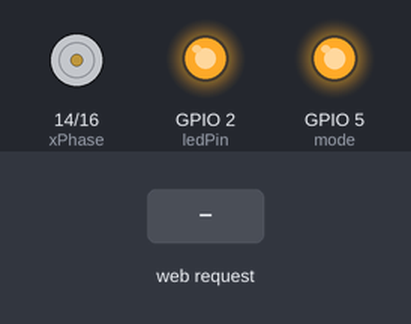
The sketch below on a simulated ESP8266 (NodeMCU). Parts: direction and speed pins drawn as motors (green arrow = direction pin HIGH = forward, orange = LOW = backward, longer = more drive), output pins drawn as LEDs (lit = HIGH). The inputs (shaded band) are chosen by the test bench. WiFi joins after 1.5 s; servers stay silent unless stated.

Above: at 3.8 s.
3.9 s: HTTP request GET /Drive received
At 4.5 s:
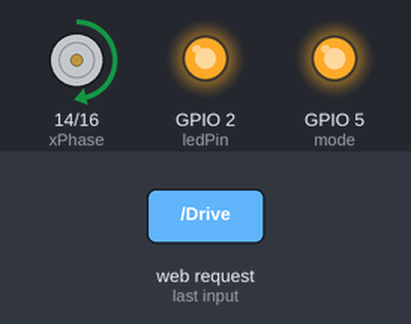
5.4 s: HTTP request GET /Reverse received
At 6.6 s:
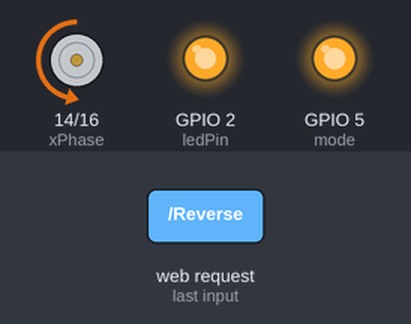
6.9 s: HTTP request GET /Faster received
At 7.9 s:
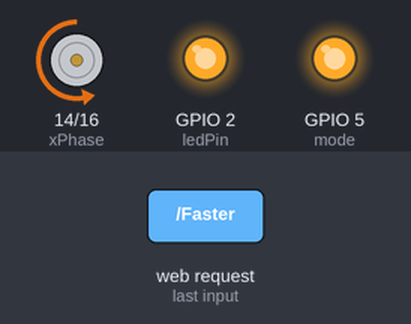
8.4 s: HTTP request GET /Slower received
At 9.1 s:
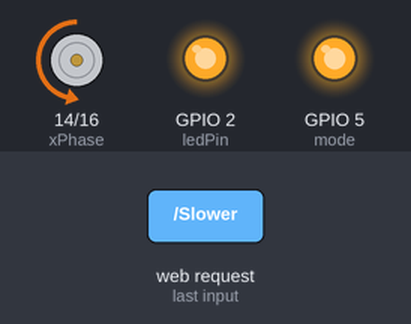
Timing chart, 0 to 10.9 s (numbered marks = the images above; inputs shaded):
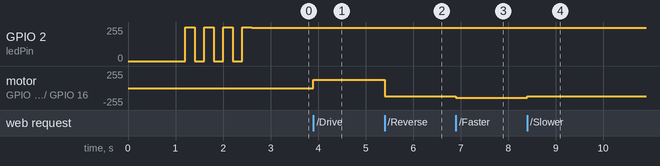

Measured:
- after the input at 3.9 s, motor on GPIO 14 (xPhase) / GPIO 16 (PWM): stopped → forward 124/255 at once
- after the input at 5.4 s, motor on GPIO 14 (xPhase) / GPIO 16 (PWM): forward 124/255 → backward 124/255 at once
- after the input at 6.9 s, motor on GPIO 14 (xPhase) / GPIO 16 (PWM): backward 124/255 → backward 149/255 at once
- after the input at 8.4 s, motor on GPIO 14 (xPhase) / GPIO 16 (PWM): backward 149/255 → backward 124/255 at once

The sketch:

TM4C123_motors_plus_push_buttons.ino
```cpp
#include <ESP8266WiFi.h>
#include <WiFiClient.h>
#include <ESP8266WebServer.h>

// Replace with your network credentials
const char* ssid = "Vectra-WiFi-260244";//type your ssid
const char* password = "vnet278750378";//type your password

ESP8266WebServer server(80);   //instantiate server at port 80 (http port)

String page = "";
int ledPin = 2; // onboard LED
int ledB = 12; // blue Led
int ledG = 13; // green Led
int ledR = 15; // red Led

int PWM = 16; // XEnable
int xPhase = 14; // Drive, revers
int mode = 5; // mode

int intens = 500;

void setup(void){
  //the HTML of the web page
  page = "<h1>Simple NodeMCU Web Server</h1>";
  page += "<p><a href=\"LEDOn\"><button>ON</button></a>&nbsp;<a href=\"LEDOff\"><button>OFF</button></a></p>";
  page += "<p><a href=\"Drive\"><button>Drive</button></a>&nbsp;<a href=\"Reverse\"><button>Reverse</button></a>&nbsp;<a href=\"Stop\"><button>Stop</button></a></p>";
  page += "<p><a href=\"Faster\"><button>Faster</button></a>&nbsp;<a href=\"Slower\"><button>Reverse</button></a></p>";
  //configure GPIO
  pinMode(PWM, OUTPUT);
  pinMode(xPhase, OUTPUT);
  pinMode(mode, OUTPUT);
  digitalWrite(mode, HIGH);

  delay(1000);
  Serial.begin(115200);
  WiFi.begin(ssid, password); //begin WiFi connection

  // Wait for connection
  while (WiFi.status() != WL_CONNECTED) {
          analogWrite(ledPin, 1);
      delay(200);
      analogWrite(ledPin, 1024);
      delay(200);
  }
analogWrite(ledPin, 1010);

  server.on("/", [](){
    server.send(200, "text/html", page);
  });
  server.on("/Drive", [](){
    server.send(200, "text/html", page);
    digitalWrite(xPhase, HIGH);
    analogWrite(PWM, 500);
    delay(1000);
  });
  server.on("/Reverse", [](){
    server.send(200, "text/html", page);
    digitalWrite(xPhase, LOW);
    analogWrite(PWM, 500);
    delay(1000);
  });
  server.on("/Faster", [](){
    server.send(200, "text/html", page);
    //digitalWrite(xPhase, LOW);
    intens += 100;
    analogWrite(PWM, intens);
    delay(1000);
  });
  server.on("/Slower", [](){
    server.send(200, "text/html", page);
    //digitalWrite(xPhase, LOW);
    intens -= 100;
    analogWrite(PWM, intens);
    delay(1000);
  });
  server.on("/Stop", [](){
    server.send(200, "text/html", page);
    digitalWrite(PWM, LOW);
    delay(1000);
  });
  server.on("/LEDOn", [](){
    server.send(200, "text/html", page);
    digitalWrite(ledR, HIGH);
    delay(1000);
  });
  server.on("/LEDOff", [](){
    server.send(200, "text/html", page);
    digitalWrite(ledR, LOW);
    delay(1000);
  });
  server.begin();
}

void loop(void){
  server.handleClient();


}
```

krecenie_szyja.cpp
```cpp
#include<iostream>
void rotate(int z)
{
    int d = 4;
    int pos = 90;
    while (pos > 90 - z)
    {
        pos = pos-d;
        std::cout << pos << std::endl;
    }
    while (pos < 90 + z)
    {
        pos = pos+d;
        std::cout << pos << std::endl;
    }
    while (pos > 90)
    {
        pos = pos-d;
        std::cout << pos << std::endl;
    }
}

int main()
{
    char a;
    while (1)
    {
        std::cin >> a;
        int r = 90;
        if (a == 'z')
        {
            rotate(30);
            a = ' ';
        }
        if (a == 'q')
            break;
    }
    return 0;
}
```
